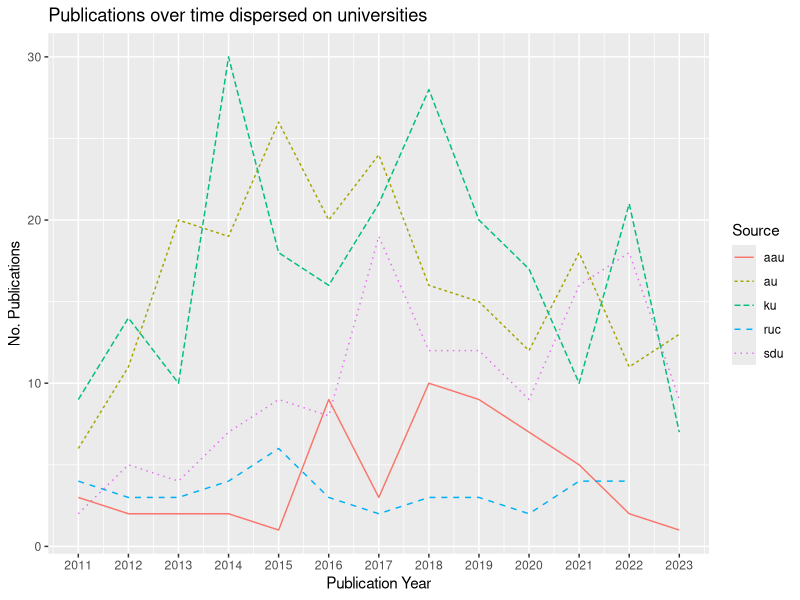

Write R code to recreate this figure.
## ---- chunk 1
library(tidyverse)
library(readxl)
## ---- chunk 2
rus_research <- read_excel("data/dki-export-62263.xlsx", 
    skip = 3)
## ---- chunk 3
rus_research %>% 
  count(Authors, sort = TRUE)
## ---- chunk 4
rus_research %>% 
  count(Source, sort = TRUE)
## ---- chunk 5
rus_research %>% 
  filter(Source %in% c("au", "ku", "ruc", "sdu", "aau")) %>% 
  count(`Publication Year`, Source) %>% 
  ggplot(aes(x = `Publication Year`, y = n, group = Source, color = Source)) +
  geom_line(aes(linetype = Source)) +
  scale_x_continuous(breaks = seq(2011, 2023, 1))+
  labs(title = "Publications over time dispersed on universities", y = "No. Publications")
